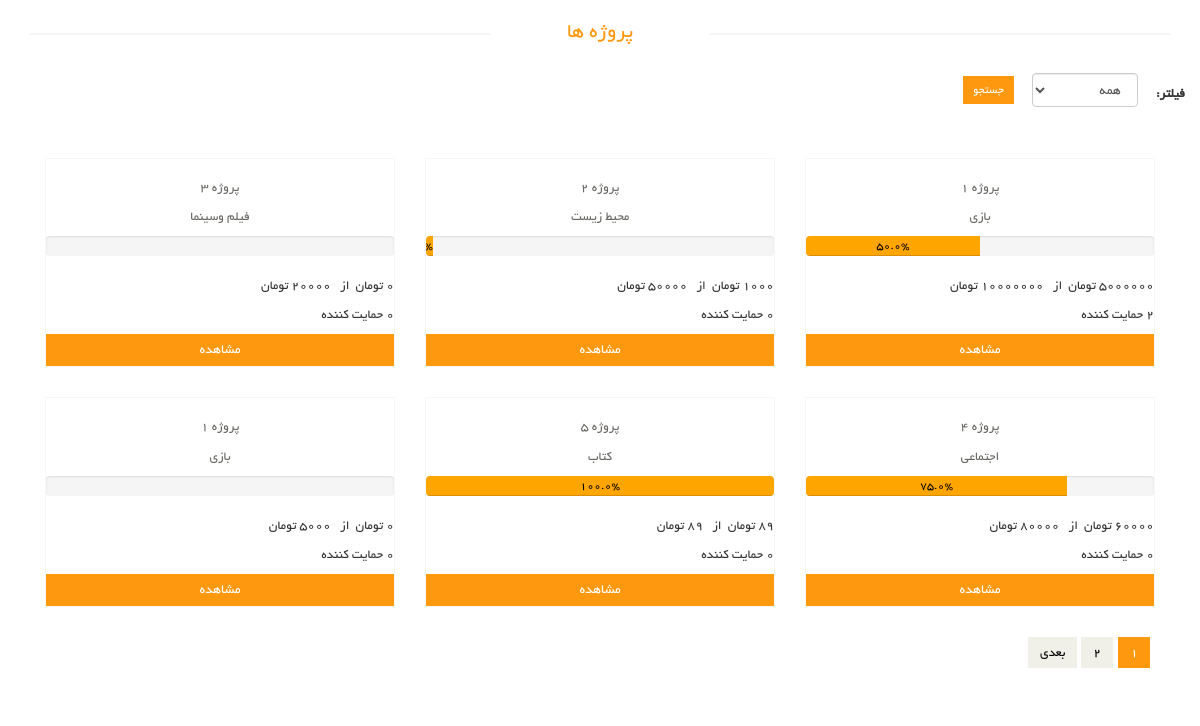
/projects/, run on the app's committed database.
### hami_projects/models.py (models this page shows, shortened)
class Project (models.Model):
    name = models.CharField(max_length=25,verbose_name='عنوان مدیریتی', blank=True, null=True)
    name_show = models.CharField(max_length=25,verbose_name='عنوان قابل نمایش')
    creator = models.ForeignKey(User, on_delete=models.CASCADE, verbose_name='صاحب پروژه')
    Groups = models.ForeignKey(Group, on_delete=models.CASCADE, verbose_name='دسته بندی')
    discribtion = models.TextField(max_length=250, verbose_name='شرح مدیریتی',  blank=True, null=True,)
    discribtion_show = models.TextField(max_length=250, verbose_name='شرح قابل نمایش')
    order = models.IntegerField(verbose_name='وزن', blank=True, null=True)
    budget = models.PositiveIntegerField(verbose_name='مبلغ مورد نیاز')
    Currentـbudget = models.PositiveIntegerField(verbose_name='مبلغ جمع شده', blank=True, null=True, default=0)
    needed_time =  models.DateField(verbose_name='مدت زمان مورد نیاز ')
    site = models.CharField(max_length=35, verbose_name='سایت')
    email = models.CharField(max_length=35, verbose_name='ایمیل')
    logo = models.ImageField(upload_to=None, blank=True, null=True, verbose_name='عکس کاور')
    status = models.CharField(max_length=35, choices=status, verbose_name='وضعیت', default='disable')
    objects = ProjectManager()
    class Meta:
        verbose_name = 'پروژه'
        verbose_name_plural = 'پروژه ها'
    def supports(self):
        return str(self.support_set.count())
    def percent(self):
        return ((self.Currentـbudget * 100)/self.budget)
    def get_absolute_url(self):
        return f"/projects/{self.id}"

class Group (models.Model):
    title = models.CharField(max_length=120, verbose_name='عنوان')
    slug = models.CharField(max_length=120, verbose_name='عنوان مدیریتی', null=True, blank=True)
    discribtion = models.TextField(verbose_name='توضیحات')
    image = models.ImageField(upload_to=None, blank=True, null=True, verbose_name='عکس ')
    def __str__(self):
        return self.title
    class Meta:
        verbose_name = 'دسته بندی'
        verbose_name_plural = 'دسته بندی ها'

### hami_projects/views.py (the view)
# urls.py: path('projects/', ProjectsList.as_view()),
class ProjectsList(ListView):
    template_name = 'projects_list.html'
    paginate_by = 6
    def get_queryset(self):
        return Project.objects.all()

### hami_projects/templates/projects_list.html (shortened to what this page needs)
{% extends 'shared/_MainLayout.html' %}
{% load static %}
{% load render_partial %}
{% block content %}
    <section>
        <div class="container">
            <div class="row">
                <h2 id="projects-list" class="title text-center">پروژه ها</h2>
                <form id="filter-form" action="filter" method="get" class="form-inline">
                    <label for="sort" class="control-label">فیلتر:</label>
                    <div class="form-group">
                        <div class="col-sm-12 text-right">
                            <select name="sort" id="sort" class="form-control">
                                <option value="all" selected="&quot;selected&quot;">همه</option>
                            </select>
                        </div>
                    </div>
                    <input type="submit" value="جستجو" class="btn btn-sm btn-primary"></button>
                </form>
                <div class="col-sm-12">
                    <div class="features_items">
                        {% for project in page_obj %}
                        <div class="col-sm-4">
                            <div class="product-image-wrapper">
                                <div class="single-products">
                                    <div class="productinfo text-center">
                                        <p>{{ project.name_show }}</p>
                                        <p>{{ project.Groups }}</p>
                                    </div>
                                    <div  class="progress pull-left  text-center " style="width: 100%;">
                                        <div id="progres" class="progress-bar " role="progressbar" style="width:{{project.percent}}%;color:black;" aria-valuenow="25" aria-valuemin="0" aria-valuemax="100">{{project.percent}}%</div>
                                    </div>
                                    <br><br>
                                    <div class="flex-row">
                                        <p class="pull-right"><span> {{project.Currentـbudget}} تومان &nbsp</span></p>
                                        <p class="pr-3"><span> از </span class=""><span>&nbsp {{ project.budget }} تومان </span></p>
                                        <p class=""><span> {{project.supports}}</span> حمایت کننده </p>
                                        <a class="btn btn-primary btn-block" href="{{ project.get_absolute_url }}">مشاهده </a>
                                    </div>
                                    <div class="product-overlay">
                                        <div class="overlay-content">
                                        </div>
                                    </div>
                                </div>
                            </div>
                        </div>
                        {% endfor %}
                        <div class="clearfix"></div>
                        <ul class="pagination">
                            {% for page in paginator.page_range %}
                                {% if page == page_obj.number %}
                                    <li class="active"><a href="?page={{ page }}">{{ page }}</a></li>
                                {% else %}
                                    <li><a href="?page={{ page }}">{{ page }}</a></li>
                                {% endif %}
                            {% endfor %}
                            {% if page_obj.has_next %}
                                <li><a href="?page={{ page_obj.next_page_number }}">بعدی</a></li>
                            {% endif %}
                        </ul>
                    </div>
                </div>
            </div>
        </div>
    </section>
{% endblock %}

### assets/css/main.css (style rules this page uses)
body { font-family: 'BYekan'; font-size: 10pt; position: relative; font-weight: normal; direction: rtl; }
ul li { list-style: none; }
a { -webkit-transition: 300ms; -moz-transition: 300ms; -o-transition: 300ms; transition: 300ms; }
h1, h2, h3, h4, h5, h6 { font-family: 'BYekan', sans-serif; }
#progres { background-color: orange !important; }
#projects-list { padding-top: 20px !important; }
.left-sidebar h2:after, h2.title:after { content: " "; position: absolute; border: 1px solid #f5f5f5; bottom:8px; right: 0; width: 100%; height: 0; z-index: -2; }
h2.title:before { content: " "; position: absolute; background: #fff; bottom: -6px; width: 220px; height: 30px; z-index: -1; right: 50%; margin-right: -110px; }
.features_items { overflow:hidden; }
h2.title { color: #FE980F; font-family: 'BYekan', sans-serif; font-size: 16pt; font-weight: 400; margin: 0 15px; text-transform: uppercase; margin-bottom: 30px; position: relative; }
.product-image-wrapper { border:1px solid #F7F7F5; overflow: hidden; margin-bottom:30px; }
.single-products { position: relative; }
.productinfo p { font-family: 'BYekan', sans-serif; font-size: 10pt; font-weight: 400; color: #696763; }
.productinfo { position:relative; }
.product-overlay { background:#FE980F; top: 0; display: none; height: 0; position: absolute; transition: height 500ms ease 0s; width: 100%; display: block; }
.product-overlay .overlay-content { bottom: 0; position: absolute; bottom: 0; text-align: center; width: 100%; }
.pagination { display: inline-block; margin-bottom: 25px; margin-top: 0; padding-right: 15px; }
.pagination li:first-child a, .pagination li:first-child span { border-bottom-left-radius: 0; border-top-left-radius: 0; margin-left: 0; }
.pagination li:last-child a, .pagination li:last-child span { border-bottom-right-radius: 0; border-top-right-radius: 0; }
.pagination .active a, .pagination .active span, .pagination .active a:hover, .pagination .active span:hover, .pagination .active a:focus, .pagination .active span:focus { background-color: #FE980F; border-color: #FE980F; color: #FFFFFF; cursor: default; z-index: 2; }
.pagination li a, .pagination li span { background-color: #f0f0e9; border: 0; float: left; line-height: 1.42857; margin-left: -1px; padding: 6px 12px; position: relative; text-decoration: none; margin-right: 5px; color:#000; }
.chose_area input, select, textarea { background: #F0F0E9; border:0; color: #696763; padding: 6px; width: 100%; border-radius: 0; resize: none }
.btn.btn-primary { background:#FE980F; border: 0 none; border-radius: 0; }
#filter-form { margin-bottom:50px !important; }

### data on the page
Project: name_show "پروژه ۱", Groups "بازی", percent "50.0", Currentـbudget "5000000", budget "10000000", supports "2"
Project: name_show "پروژه 2", Groups "محیط زیست", Currentـbudget "1000", budget "50000", supports "0"
Project: name_show "پروژه 3", Groups "فیلم وسینما", Currentـbudget "0", budget "20000", supports "0"
Project: name_show "پروژه 4", Groups "اجتماعی", percent "75.0", Currentـbudget "60000", budget "80000", supports "0"
Project: name_show "پروژه 5", Groups "کتاب", percent "100.0", Currentـbudget "89", budget "89", supports "0"
Project: name_show "پروژه ۱", Groups "بازی", Currentـbudget "0", budget "5000", supports "0"

### other printed values
{{ page }} "1"
{{ page }} "2"
